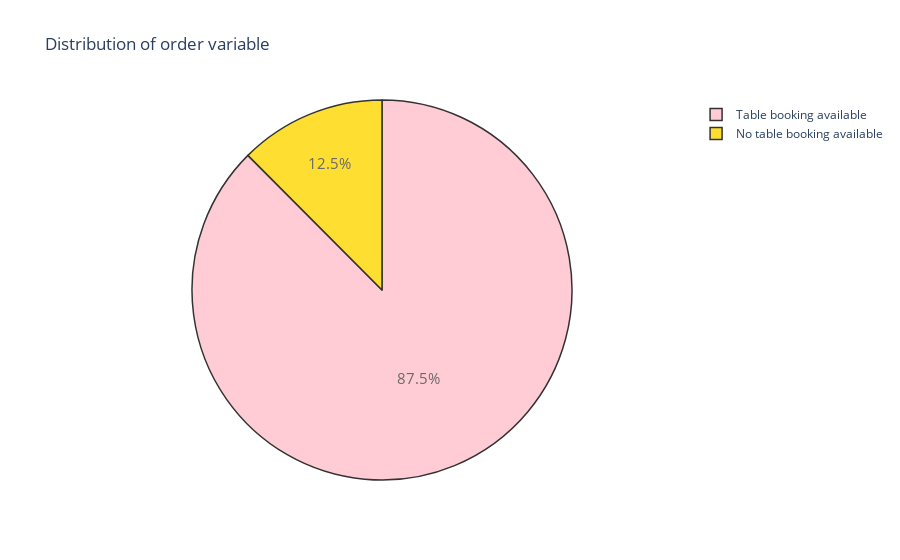

The code cell stored with this chart in its notebook:
### Markdown cell above
###  How many restaurants have a table booking facility?

### Code cell
# Plotting a pie chart for online orders

trace = go.Pie(labels = ['Table booking available', 'No table booking available'], values = df['book_table'].value_counts(), 
               textfont=dict(size=15), opacity = 0.8,
               marker=dict(colors=['pink','gold'], 
                           line=dict(color='#000000', width=1.5)))


layout = dict(title =  'Distribution of order variable')
           
fig = dict(data = [trace], layout=layout)
py.iplot(fig)

### Figure 1 — Plotly figure (JSON) as saved in the notebook; plotly's stock layout.template omitted (floating-point values rounded to 4 significant figures)
{"data": [{"labels": ["Table booking available", "No table booking available"], "marker": {"colors": ["pink", "gold"], "line": {"color": "#000000", "width": 1.5}}, "opacity": 0.8, "textfont": {"size": 15}, "type": "pie", "values": [45268, 6449]}], "layout": {"title": {"text": "Distribution of order variable"}}}
